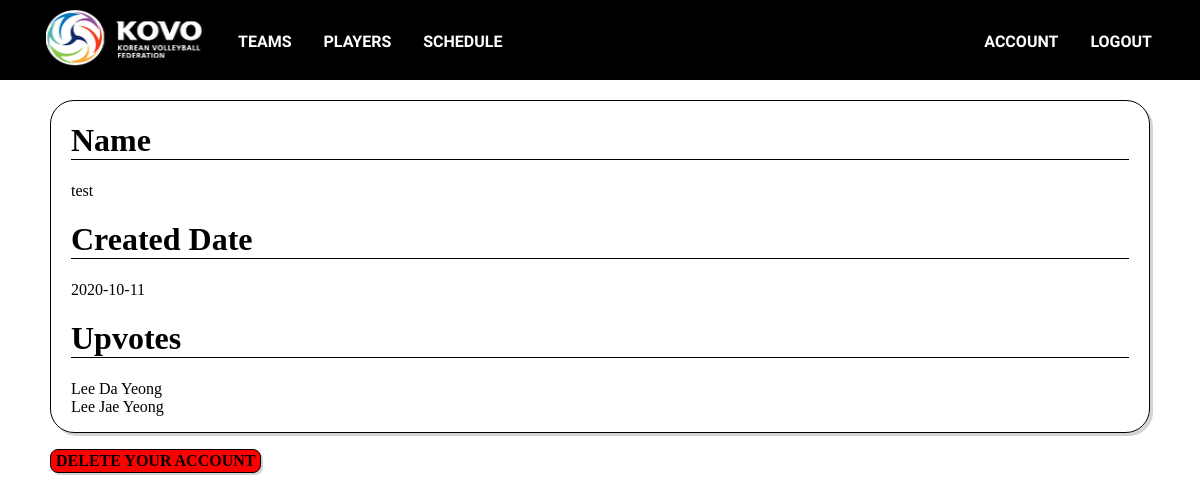
Page /account (signed in) on the committed database.
### main.py (models this page shows, shortened)
class User(UserMixin, db.Model):
   id = db.Column(db.Integer, primary_key = True)
   name = db.Column(db.String, nullable = False, unique = False)
   email = db.Column(db.String, unique = True, nullable = False)
   password = db.Column(db.String(100), nullable = False, unique = False)
   created_on = db.Column(db.Date, index = False, unique = False, nullable = True, default=date.today())
   upvotes = db.relationship('Player', secondary=likes, backref=db.backref('upvoters', lazy='dynamic'))

class Player(db.Model):
    id = db.Column(db.Integer, primary_key = True)
    name = db.Column(db.String, nullable = False, unique = False)
    height = db.Column(db.Integer, nullable = False, unique = False)
    position = db.Column(db.String(30), nullable = False, unique = False)
    age = db.Column(db.Integer, nullable = False, unique = False)
    number = db.Column(db.Integer, nullable = False, unique = False)
    birth_date = db.Column(db.String, nullable = False, unique = False)
    birth_place = db.Column(db.String, nullable = False, unique = False)
    image = db.Column(db.String, nullable = True, unique = True)
    team_id = db.Column(db.Integer, db.ForeignKey('team.id'))

### main.py (the view)
@app.route('/account', methods=['GET','POST'])
def account():
    user_upvotes = []
    this_user = User.query.filter_by(id=current_user.id).first()
    for i in range(len(current_user.upvotes)):
        user_upvotes.append(current_user.upvotes[i].id)
    upvotes = Player.query.filter(Player.id.in_(user_upvotes)).all()
    if request.method == 'POST':
        db.session.delete(this_user)
        db.session.commit()
        return redirect(url_for('home'))
    return render_template('account.html', this_user=this_user, upvotes=upvotes)

### main.py (called while the page is built)
@login_manager.user_loader
def load_user(user_id):
    if user_id is not None:
        return User.query.get(user_id)
    return None

### templates/account.html (shortened to what this page needs)
{%extends "layout.html"%}
{%block content%}
<div class="page-wrapper">
    <div class="acc_box">
        <h1 class="acc_box_title">Name</h1>
        <p>{{this_user.name}}</p>
        <h1 class="acc_box_title">Created Date</h1>
        <p>{{this_user.created_on}}</p>
        <h1 class="acc_box_title">Upvotes</h1>
        <ul>
            {% for upvotes in upvotes %}
                <li><a href="/player/{{upvotes.name}}">{{upvotes.name}}</a></li>
            {% endfor %}
        </ul>
    </div>
    <label for=cb>DELETE YOUR ACCOUNT</label>
</div>
{% endblock %}

### static/CSS/style.css (style rules this page uses)
html { scroll-behavior: smooth; }
body { margin: 0; }
ul { list-style-type: none; padding-left: 0; }
a { text-decoration: none; color: black; }
li { list-style: none; }
.page-wrapper { padding-left: 3.125rem; padding-right: 3.125rem; padding-bottom: 1rem; background-color: white; }
* { box-sizing: border-box; scrollbar-color: transparent transparent; scrollbar-width: 0px; }
* { -ms-overflow-style: none; }
.acc_box { float: left; margin-top: 1.25rem; padding-left: 1.25rem; padding-right: 1.25rem; border: 1px solid black; border-radius: 1.5rem; width: 100%; box-shadow: 3px 3px lightgrey; }
h1.acc_box_title { border-bottom: 1px solid black; text-align: left; }
label { background-color: red; border-radius: 0.5rem; font-weight: bold; box-shadow: 2px 2px lightgrey; border: 1px solid black; font-size: 1rem; display: inline-block; padding: 2px 5px; margin-top: 1rem; cursor: pointer; float: left; }

### rows in the picture
User: name "test", created_on "2020-10-11"
Player: name "Lee Da Yeong"
Player: name "Lee Jae Yeong"
